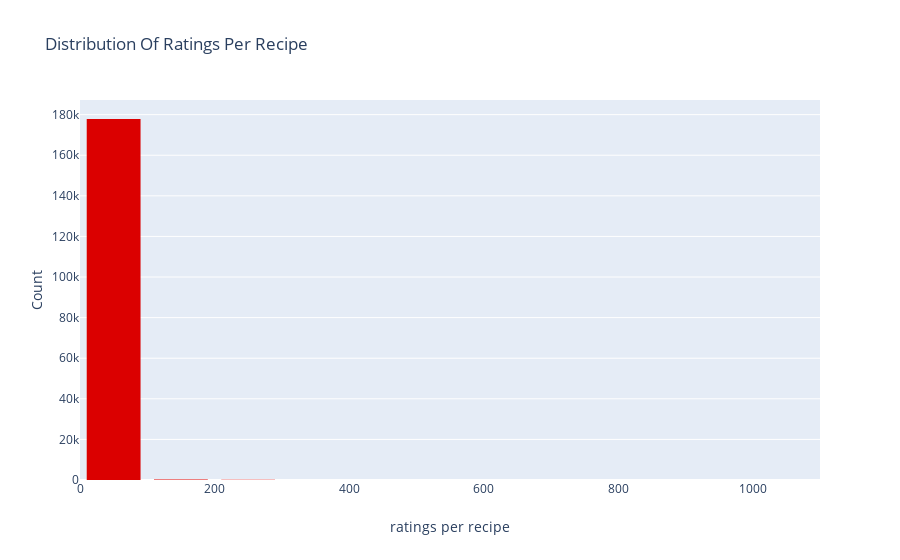
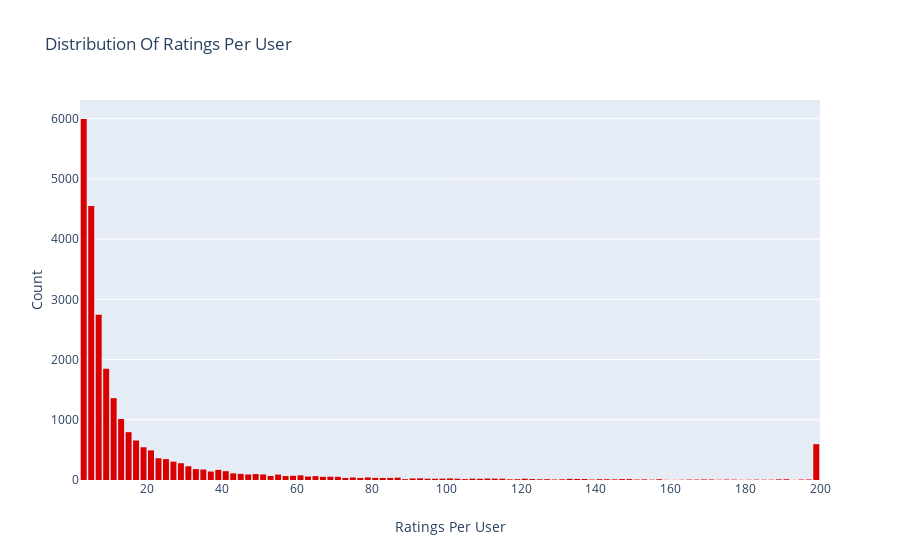

The cell these charts' notebook holds for them, in order:
### Code cell
##### How are the number of ratings distributed for movies and users


##### Ratings Per Movie #####
# Get data
data = df.groupby('i')['rating'].count().clip(upper=9999)

# Create trace
trace = go.Histogram(x = data.values,
                     name = 'rating',
                     xbins = dict(start = 0,
                                  end = 10000,
                                  size = 100),
                     marker = dict(color = '#db0000'))
# Create layout
layout = go.Layout(title = 'Distribution Of Ratings Per Recipe',
                   xaxis = dict(title = 'ratings per recipe'),
                   yaxis = dict(title = 'Count'),
                   bargap = 0.2)

# Create plot
fig = go.Figure(data=[trace], layout=layout)
iplot(fig)



##### Ratings Per User #####
# Get data
data = df.groupby('u')['rating'].count().clip(upper=199)

# Create trace
trace = go.Histogram(x = data.values,
                     name = 'rating',
                     xbins = dict(start = 0,
                                  end = 200,
                                  size = 2),
                     marker = dict(color = '#db0000'))
# Create layout
layout = go.Layout(title = 'Distribution Of Ratings Per User',
                   xaxis = dict(title = 'Ratings Per User'),
                   yaxis = dict(title = 'Count'),
                   bargap = 0.2)

# Create plot
fig = go.Figure(data=[trace], layout=layout)
iplot(fig)

### Figure 1 — Plotly figure (JSON) as saved in the notebook; plotly's stock layout.template omitted (floating-point values rounded to 4 significant figures; data arrays with more than 128 entries replaced by an {"elided": "..."} marker saying what was removed)
{"data": [{"marker": {"color": "#db0000"}, "name": "rating", "type": "histogram", "x": {"elided": "178265 int values"}, "xbins": {"end": 10000, "size": 100, "start": 0}}], "layout": {"bargap": 0.2, "title": {"text": "Distribution Of Ratings Per Recipe"}, "xaxis": {"title": {"text": "ratings per recipe"}}, "yaxis": {"title": {"text": "Count"}}}}

### Figure 2 — Plotly figure (JSON) as saved in the notebook; plotly's stock layout.template omitted (floating-point values rounded to 4 significant figures; data arrays with more than 128 entries replaced by an {"elided": "..."} marker saying what was removed)
{"data": [{"marker": {"color": "#db0000"}, "name": "rating", "type": "histogram", "x": {"elided": "25076 int values"}, "xbins": {"end": 200, "size": 2, "start": 0}}], "layout": {"bargap": 0.2, "title": {"text": "Distribution Of Ratings Per User"}, "xaxis": {"title": {"text": "Ratings Per User"}}, "yaxis": {"title": {"text": "Count"}}}}
